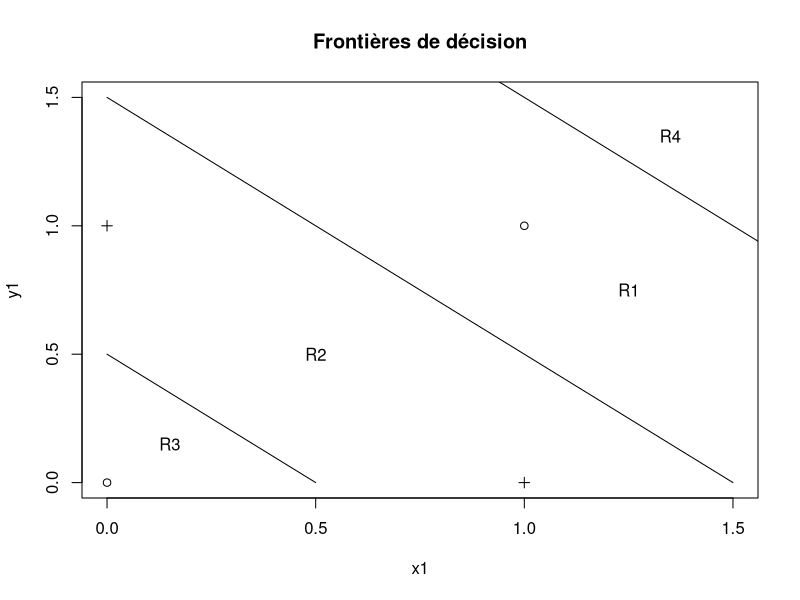

Here is the R script that generated this plot:
png('ex1.png')
plot(c(0, 1.5), c(1.5, 0),
     type = 'l',
     xlab = 'x1',
     ylab = 'y1',
     main = 'Frontières de décision')
lines(c(0, 0.5), c(0.5, 0))
lines(c(0, 2.5), c(2.5, 0))
points(c(0, 1), c(0, 1), pch = 1)
points(c(0, 1), c(1, 0), pch = 3)
text(1.25, 0.75, 'R1')
text(0.5, 0.5, 'R2')
text(0.15, 0.15, 'R3')
text(1.35, 1.35, 'R4')
dev.off()
